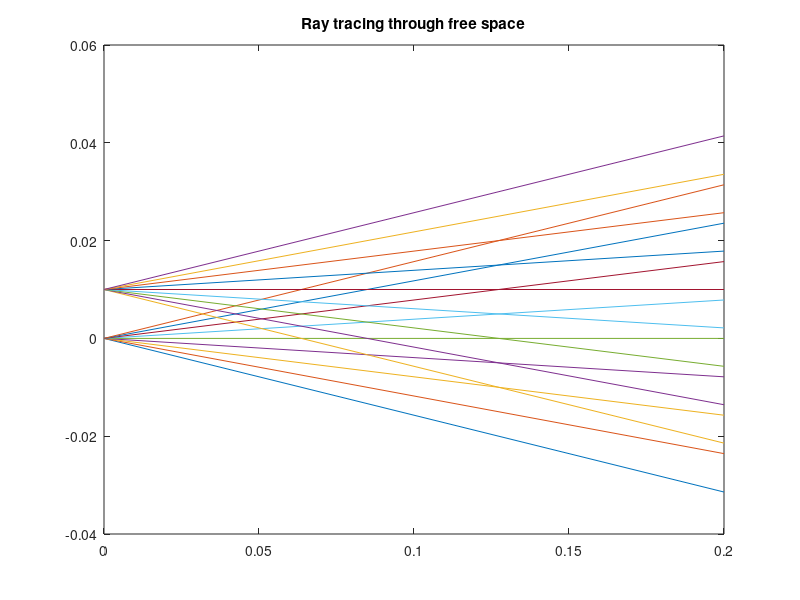
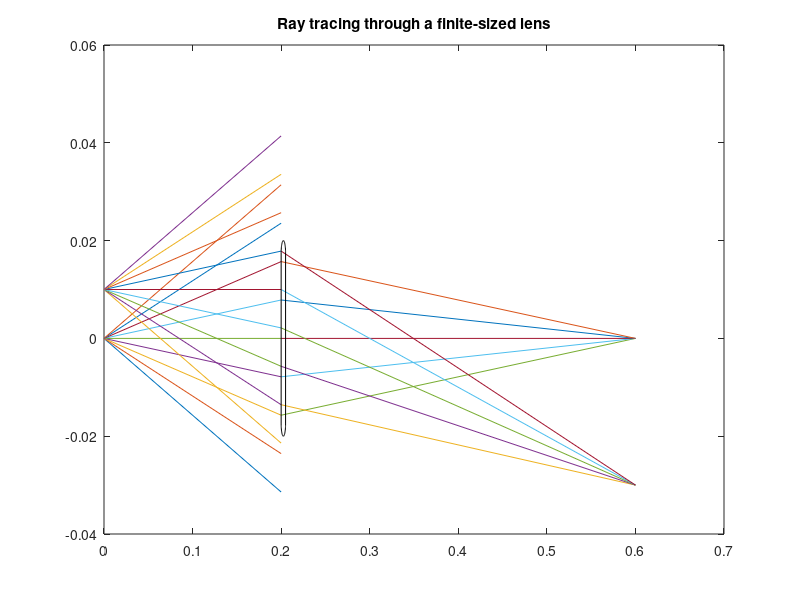

Source code (MATLAB) for these figures, in order:
% Close any old plots
close all

% Part 1a
% Free space transmission matrix for 10 cm 
d1 = .2;
Md1 = [1 d1 0 0; 0 1 0 0; 0 0 1 d1; 0 0 0 1];

% 9 angles from -pi/20 to pi/20
angles = -pi/20:pi/80:pi/20;

% Rays from each origin
origin1 = [zeros(1,9);angles;zeros(1,9);zeros(1,9)];
origin2 = [ones(1,9)*.01;angles;zeros(1,9);zeros(1,9)];

% Propogate rays through free space
rays_in1 = [origin1, origin2];
rays_out1 = Md1*rays_in1;

% Plot results
figure;
ray_z1 = [zeros(1,size(rays_in1,2)); d1*ones(1,size(rays_in1,2))];
plot(ray_z1, [rays_in1(1,:); rays_out1(1,:)]);
title("Ray tracing through free space")
% Part 1b
f = 0.15; % Focal Length
r = 0.02; % Radius of Lens

d2 = 1/(1/f-1/d1); % Calculate d2 constant

% Free space transmission matrix after going through lens
Md2 = [1 d2 0 0; 0 1 0 0; 0 0 1 d2; 0 0 0 1];

% Lens transmission matrix for focal length f
Mf = [1 0 0 0; -1/f 1 0 0; 0 0 1 0; 0 0 -1/f 1];

% Initial Angle and Position
rays_in2 = [origin1, origin2];

% Angle and Position after free transmission for d1 distance
rays_out2a = Md1*rays_in2;

% Angle and Position after going through lens and travel for d2 distance
rays_out2b = Md2*Mf*Md1*rays_in2;

% Create Logical Index to find the light that has contact with the lens
idx1 = abs(rays_out2a(1,:)) <= r;


% Plot the figure
figure;
ray_z2 = [zeros(1,size(rays_in2,2)); (d1)*ones(1,size(rays_in2,2))];
ray_z4 = [(d1)*ones(1,size(rays_in2,2)); (d2)*ones(1,size(rays_in2,2))];
plot(ray_z2, [rays_in2(1,:); rays_out2a(1,:)]);
hold on
plot(ray_z4(1:2,idx1), [rays_out2a(1,idx1); rays_out2b(1,idx1)]);
hold on

% Plot the lens
rectangle('Position',[0.2 -0.02 0.005 0.04],'Curvature',1)
hold off

%Title
title("Ray tracing through a finite-sized lens")